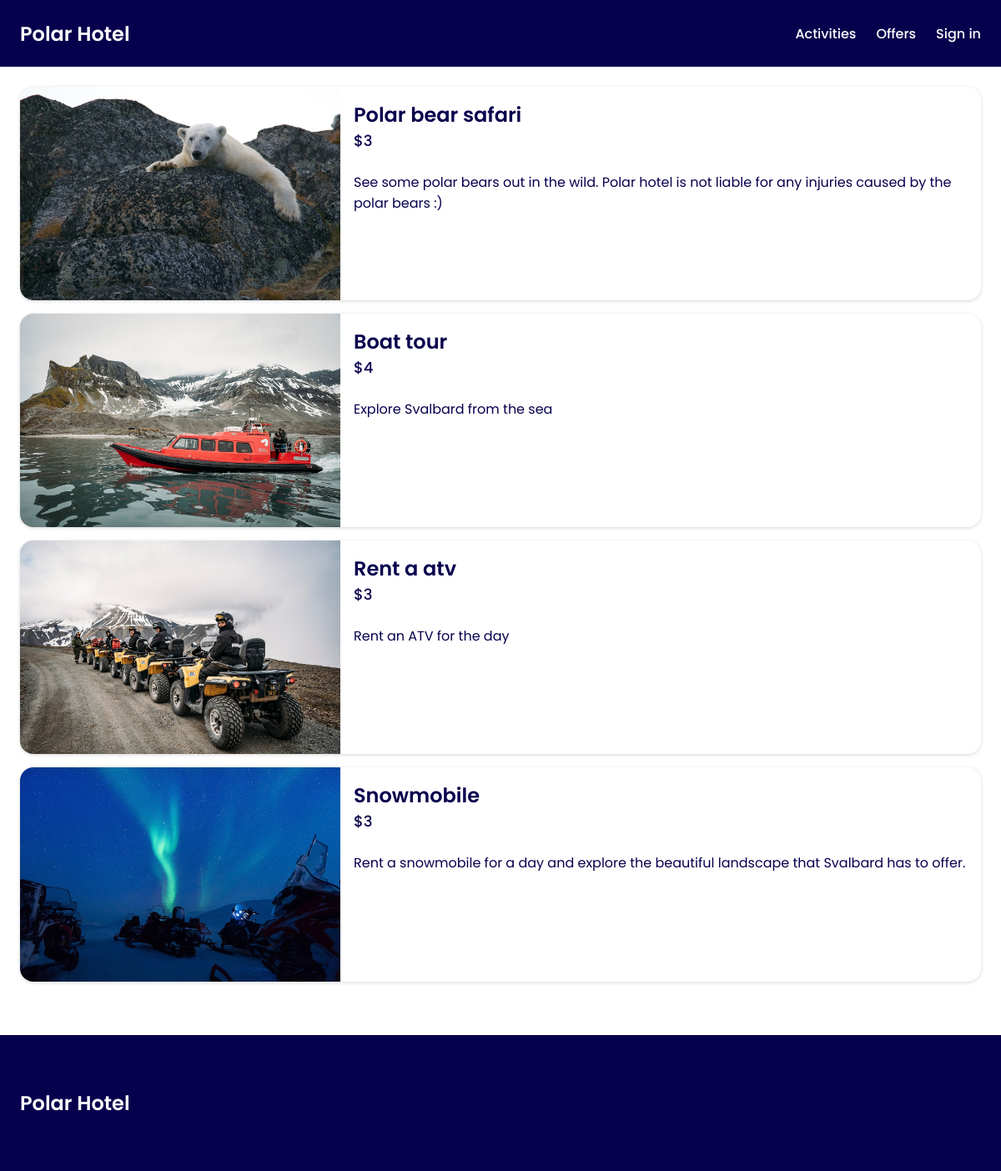
Page /activities.php on the committed database.
### tables this page shows
CREATE TABLE activities (
	id INTEGER PRIMARY KEY,
	activity VARCHAR,
	price INTEGER,
	description VARCHAR,
	image VARCHAR
);

### app/getActivities.php (called while the page is built, shortened)
<?php
require_once __DIR__ . "/../vendor/autoload.php";
$stars = intval($_ENV["STARS"]);
$selectActivities = $db->query("SELECT * FROM activities");
$selectActivities->execute();
$activities = $selectActivities->fetchAll(PDO::FETCH_ASSOC);
$activities = array_map(function (array $activity) use ($stars) {
    return [...$activity, "price" => $activity["price"] = $activity["price"] + $stars];
}, $activities);

### activities.php (the view, shortened to what this page needs)
<?php
require_once __DIR__ . "/views/header.php";
require_once __DIR__ . "/views/navigation.php";
require __DIR__ . "/app/getActivities.php";
?>
<main class="room-main max-w-section">
    <div class="activity-cards-container">
        <?php foreach ($activities as $activity) : ?>
            <div class="activity-card">
                <img src=<?= "assets/images/" . $activity["image"] ?> alt="activity">
                <div class="activity-card-info">
                    <h3><?= $activity["activity"]; ?></h3>
                    <div class="price-sm"><?= "$" . $activity["price"]; ?></div>
                    <p><?= $activity["description"]; ?></p>
                </div>
            </div>
        <?php endforeach; ?>
    </div>
</main>
<?php require_once __DIR__ . "/views/footer.php"; ?>

### views/header.php (shortened to what this page needs)
<!DOCTYPE html>
<html lang="en">
<head>
    <link rel="stylesheet" href="https://cdnjs.cloudflare.com/ajax/libs/font-awesome/6.5.1/css/all.min.css" />
    <link rel="stylesheet" href="assets/style/style.css">
    <link rel="stylesheet" href="assets/style/mediaQuery.css">
</head>
<body>

### views/navigation.php (shortened to what this page needs)
<header>
    <a href="index.php" class="nav-logo">Polar Hotel</a>
    <nav class="desktop-nav">
        <a href="activities.php">Activities</a>
        <a href="#">Offers</a>
        <a href=<?= isset($_SESSION["admin"]) ? "app/logout.php" : "login.php" ?>><?= isset($_SESSION["admin"]) ? "Sign out" : "Sign in" ?></a>
    </nav>
</header>

### views/footer.php (shortened to what this page needs)
<footer>
    <div class="nav-logo">Polar Hotel</div>
</footer>
</body>
</html>

### assets/style/style.css (style rules this page uses)
:root { --dark-blue: #07004d; --blue: #28bafe; --light-blue: #e3f5fd; --white: #fff; --rounded-md: 16px; --rounded-sm: 8px; }
* { box-sizing: border-box; font-family: "Poppins", sans-serif; }
body { min-height: 100vh; background: var(--white); color: var(--dark-blue); margin: 0; padding: 0; }
footer { background: var(--dark-blue); color: var(--white); padding: 64px 24px; }
h1, h2, h3, p { margin: 0; }
h3 { font-size: 24px; font-weight: 600; }
a { color: var(--white); text-decoration: none; font-weight: 500; font-size: 1rem; }
header { display: flex; justify-content: space-between; align-items: center; padding: 16px 24px; width: 100%; height: 80px; background: var(--dark-blue); color: var(--white); position: fixed; top: 0; left: 0; z-index: 50; overflow-x: hidden; }
.nav-logo { user-select: none; font-size: 24px; font-weight: 600; }
.desktop-nav { display: flex; gap: 24px; }
.max-w-section { max-width: 1440px; width: 100%; margin: 0 auto; }
.room-main { min-height: 100vh; padding: 104px 24px 0 24px; }
.activity-cards-container { display: flex; flex-direction: column; gap: 16px; margin-bottom: 64px; }
.activity-card { display: flex; flex-direction: column; overflow: hidden; border-radius: var(--rounded-md); box-shadow: rgba(0, 0, 0, 0.16) 0px 1px 4px; }
.activity-card img { max-height: 300px; object-fit: cover; object-position: center; }
.activity-card-info { padding: 16px; }
.activity-card-info .price-sm { font-size: 18px; font-weight: 500; margin-bottom: 24px; }

### assets/style/mediaQuery.css (style rules this page uses)
@media (min-width: 700px) { .activity-card { flex-direction: row; } }
@media (min-width: 700px) { .activity-card img { width: calc(100% / 3); } }

### rows in the picture
activities: image (picture), activity "Polar bear safari", price "3", description "See some polar bears out in the wild. Polar hotel is not liable for any injuries caused by the polar bears :)"
activities: image (picture), activity "Boat tour", price "4", description "Explore Svalbard from the sea"
activities: image (picture), activity "Rent a atv", price "3", description "Rent an ATV for the day"
activities: image (picture), activity "Snowmobile", price "3", description "Rent a snowmobile for a day and explore the beautiful landscape that Svalbard has to offer."
